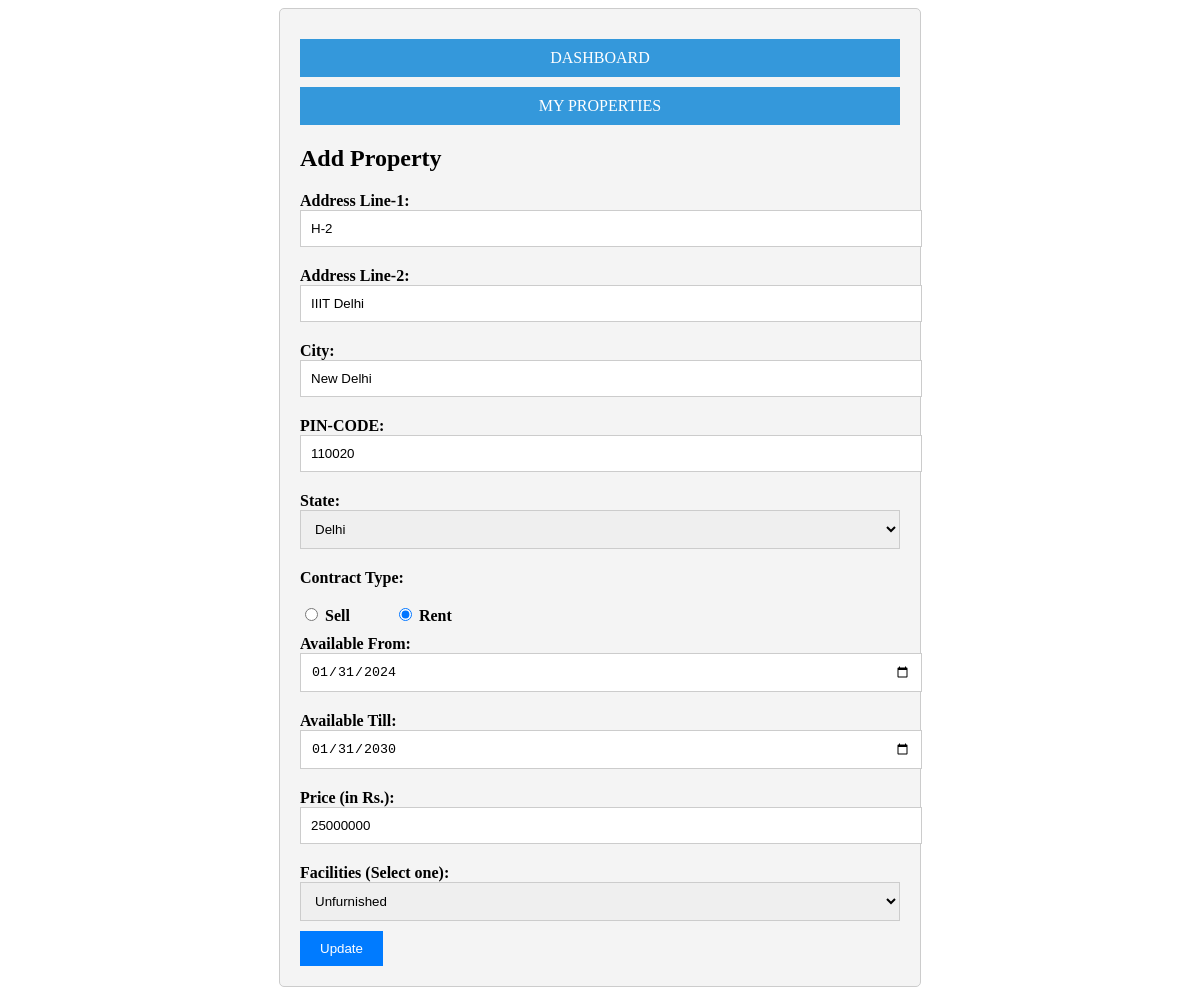
The page /update_property/5 on the database as committed earlier.
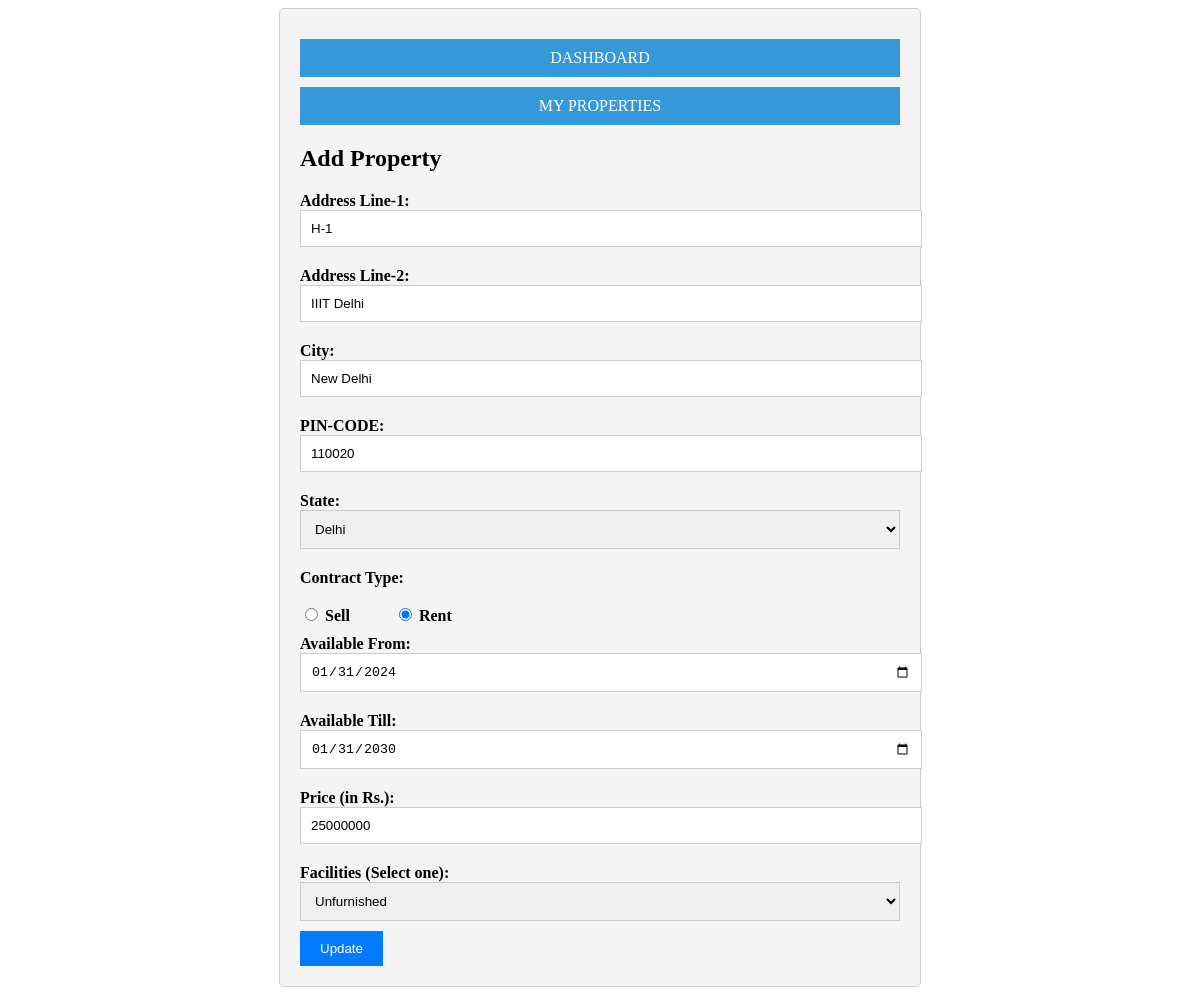
The same page on the database as committed later.
### project_app/models.py (models this page shows, shortened)
class Property(models.Model):
    owner = models.CharField(max_length=30,  null= False, blank=False, default = None)
    address_line_1 = models.CharField(max_length=30,  null= False, blank=False, default = None)
    address_line_2 = models.CharField(max_length=30,  null= False, blank=True, default = '')
    state = models.CharField(max_length=30,  null= False, blank=False, default = None)
    city = models.CharField(max_length=30,  null= False, blank=False, default = None)
    pincode = models.CharField(max_length=6,  null= False, blank=False, default = None)
    type = models.CharField(max_length=4,  null= False, blank=False, default = None)
    starting_date = models.DateField(null = True, blank = True, default= None)
    ending_date = models.DateField(null = True, blank = True, default= None)
    price = models.DecimalField(decimal_places=0, max_digits=12, null = True, blank = True, default= 0)
    facilities = models.CharField(max_length=20,  null= False, blank=False, default = None)

### project_app/views.py (the view)
# urls.py: path("update_property/<int:id>", views.update_property),
def update_property(request, id):
    property = Property.objects.get(id=id)
    if request.method =="POST":
        property_instance = get_object_or_404(Property, pk = id)
        input_addr_l1 = request.POST['address-line-1']
        input_addr_l2 = request.POST['address-line-2']
        input_city = request.POST['city']
        input_pin_code = request.POST['pin-code']
        input_state = request.POST['state']
        input_contract_type = request.POST['contract-type']
        input_facilities = request.POST['facilities']
        input_contract_type = request.POST['contract-type']
        input_price = request.POST['price']
        input_availability_from = request.POST['availability-from']
        input_availability_till = request.POST['availability-till']
        if(input_contract_type == 'RENT' and (input_availability_from == '' or input_availability_till == '')):
            messages.info(request, 'PLEASE FILL AVAILABILITY DATES')
            return redirect('edit_property_page')
        if(input_contract_type == 'RENT'):
            property_instance.address_line_1 = input_addr_l1
            property_instance.address_line_2 = input_addr_l2
            property_instance.state = input_state
            property_instance.city = input_city
            property_instance.pincode = input_pin_code
            property_instance.type = input_contract_type
            property_instance.starting_date = input_availability_from
            property_instance.ending_date = input_availability_till
            property_instance.price = input_price
            property_instance.facilities = input_facilities
            property_instance.save()
            return redirect('my_properties_page')
        else:
            property_instance.address_line_1 = input_addr_l1
            property_instance.address_line_2 = input_addr_l2
            property_instance.state = input_state
            property_instance.city = input_city
            property_instance.pincode = input_pin_code
            property_instance.type = input_contract_type
            property_instance.starting_date = None
            property_instance.ending_date = None
            property_instance.price = input_price
            property_instance.facilities = input_facilities
            property_instance.save()
            return redirect('my_properties_page')
    else:
        return render(request, 'edit_property.html', {'property':property})

### project_app/templates/edit_property.html (shortened to what this page needs)
<!DOCTYPE html>
<html lang="en">
<head>
</head>
<body>
    <div class="container">
        <a class="go-to-dashboard-button" href="/dashboard">DASHBOARD</a>
        <a class="go-to-dashboard-button" href="/my_properties">MY PROPERTIES</a>
        <h2>Add Property</h2>
        <form action="/update_property/{{property.id}}" method="post">
            <label for="address-line-1">Address Line-1:</label>
            <input type="text" id="address-line-1" name="address-line-1" required maxlength="30" value="{{property.address_line_1}}">
            <label for="address-line-2">Address Line-2:</label>
            <input type="text" id="address-line-2" name="address-line-2" maxlength="30" value="{{property.address_line_2}}">
            <label for="city">City:</label>
            <input type="text" id="city" name="city" required maxlength="30" value="{{property.city}}">
            <label for="pin-code">PIN-CODE:</label>
            <input type="text" id="pin-code" name="pin-code" required pattern="[0-9]{6}" value="{{property.pincode}}">
            <label for="state">State:</label>
            <select id="state" name="state" value="{{property.state}}" required >
                <option value="Delhi">Delhi</option>
            </select>
            <label for="contract-type">Contract Type:</label>
            <span class="radio-label" >
                <input type="radio" id="sell" name="contract-type" value="SELL" required>
                <label class="radio-label" for="sell">Sell</label>
            </span>
            <span class="radio-label">
                <input type="radio" id="rent" name="contract-type" value="RENT" required>
                <label class="radio-label" for="rent">Rent</label>
            </span>
            <div class="date-fields">
                <label for="availability-from">Available From:</label>
                <input type="date" id="availability-from" name="availability-from">
                <label for="availability-till">Available Till:</label>
                <input type="date" id="availability-till" name="availability-till">
            </div>
            <label for="price">Price (in Rs.):</label>
            <input type="number" id="price" name="price" required value="{{property.price}}">
            <label for="facilities">Facilities (Select one):</label>
            <select id="facilities" name="facilities" required value="{{property.facilities}}">
                <option value="Unfurnished">Unfurnished</option>
            </select>
            <button type="submit">Update</button>
        </form>
    </div>
</body>
</html>

Rows that differ between the two databases and show on the page:
changed Property "IIIT Delhi": address-line-1 "H-2" → "H-1"
